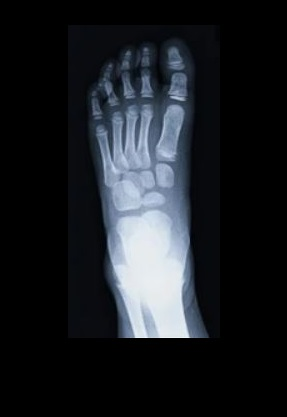
//> input picture Project-Gr-21/foot3.jpg, 287 x 417 px
$ ./GridTransform   (built with g++ and OpenCV 4)
//> lines starting //> are read from the running program, lines starting //| are printed output that depends on the picture; after the words box and inside, x2 and y2 are one past the last pixel; in counts of white or black regions, pixels touching at a corner belong together
#include <opencv2/highgui/highgui.hpp>
#include <opencv2/imgproc/imgproc.hpp>
#include <iostream>
#include<sstream>
#include <cstdlib>
#include <cmath>
#include <vector>
#include <limits>

using namespace std;
using namespace cv;

stringstream ss;

#define BINARY_THRESHOLD 127
RNG rng(12345);

/*encodings :	0: skull
				1: foot
				2: hand
				3: knee
				4: hip
				*/


//sample encodings for grid size 20
//double encodings[5][4] = { { 0.209416,0.290584,0.209416,0.290584},{0.128731, 0.371269, 0.128731, 0.371269},{0.230623,0.269377, 0.230623, 0.269377},{ 0.142714, 0.357286, 0.142714, 0.357286},{0.267559,0.232441, 0.267559, 0.232441} };


//sample encodings for grid size 40
double encodings[5][4] = { {0.221773,0.278227, 0.221773, 0.278227},{ 0.142086, 0.357914, 0.142086, 0.357914},{0.222007, 0.277993, 0.222007, 0.277993},{0.130607,0.369393, 0.130607, 0.369393},{0.263647, 0.236353, 0.263647, 0.236353} };

//freeman code for the input image
double freecode[4] = { 0,0,0,0 };

//calculating freeman code from the object boundary
void freeman(Mat inputImage) {
	int flag = 0;
	int a, b, p = 0, q = 0;
	for (int i = 0; i < inputImage.rows; i++) {
		for (int j = 0; j < inputImage.cols; j++) {
			if (inputImage.at<uchar>(i, j) == 255) {
				flag = 1;
				p = i;
				q = j;
				break;
			}

		}
		if (flag == 1) {
			break;
		}
	}
	a = p;
	b = q;


	int x = 0;
	int flag2;
	int first = 0;
	int last = 0;
	do {
		flag2 = 0;
		if (x == 0) {
			if (last != 2 && q + 1 < inputImage.cols && inputImage.at<uchar>(p, q + 1) == 255) {
				freecode[0]++;
				flag2 = 1;
				q = q + 1;
				last = x;
			}
			else x++;
		}
		if (x == 1) {

			if (last != 3 && p + 1 < inputImage.rows && inputImage.at<uchar>(p + 1, q) == 255) {
				freecode[1]++;
				flag2 = 1;
				p = p + 1;
				last = x;
			}
			else x++;
		}
		if (x == 2) {
			if (last != 0 && q - 1 > -1 && inputImage.at<uchar>(p, q - 1) == 255) {
				freecode[2]++;
				flag2 = 1;
				q = q - 1;
				last = x;
			}
			else x++;
		}
		if (x == 3) {
			if (last != 1 && p - 1 > -1 && inputImage.at<uchar>(p - 1, q) == 255) {
				freecode[3]++;
				flag2 = 1;
				p = p - 1;
				last = x;
			}
			else x = 0;
		}
		if (first == 0 && flag2 == 1) {
			first = 1;
		}
	} while (first == 0 || !(p == a && q == b));

	return;

}


//getting the final object boundary for freeman coding
Mat getShape(Mat inputImage) {
	Mat grid = Mat::zeros(inputImage.rows, inputImage.cols, CV_8UC1);
	int a, b, c, d;
	for (int i = 0; i < grid.rows; i++) {
		a = -1;
		b = -1;
		c = -1;
		d = -1;
		for (int y = 0; y < inputImage.cols; y++) {
			if (inputImage.at<uchar>(i, y) == 255) {
				a = i;
				b = y;
				break;
			}
		}
		if (a != -1) {
			for (int y = inputImage.cols - 1; y > b; y--) {
				if (inputImage.at<uchar>(i, y) == 255) {
					c = i;
					d = y;
					break;
				}
			}
		}
		if (c != -1) {
			cv::line(grid, Point(b, a), Point(d, c), cv::Scalar(255, 255, 255), 1);
		}
	}
	for (int j = 0; j < grid.cols; j++) {
		a = -1;
		b = -1;
		c = -1;
		d = -1;
		for (int x = 0; x < inputImage.rows; x++) {
			if (inputImage.at<uchar>(x, j) == 255) {
				a = x;
				b = j;
				break;
			}
		}
		if (a != -1) {
			for (int x = inputImage.rows - 1; x > a; x--) {
				if (inputImage.at<uchar>(x, j) == 255) {
					c = x;
					d = j;
					break;
				}
			}
		}
		if (c != -1) {
			cv::line(grid, Point(b, a), Point(d, c), cv::Scalar(255, 255, 255), 1);
		}
	}

	return grid;
}


//creating grid using inputImage grid nodes
Mat createGrid(Mat inputImage) {

	int dist = 40;
	Mat transformedImage = Mat::zeros(inputImage.rows, inputImage.cols, CV_8UC3);

	int width = inputImage.size().width;
	int height = inputImage.size().height;

	for (int i = 0; i < height; i += dist)
		cv::line(transformedImage, Point(i, 0), Point(i, width), cv::Scalar(255, 0, 0));

	for (int i = 0; i < width; i += dist)
		cv::line(transformedImage, Point(0, i), Point(height, i), cv::Scalar(255, 0, 0));


	return transformedImage;
}


//getting nearest grid node points from the object boundary
Mat gridTransform(Mat inputImage) {

	Mat outputImage = Mat::zeros(inputImage.rows, inputImage.cols, CV_8UC1);

	int p = 0, q = 0;
	int t = 40;					//grid size
	for (int i = 0; i < inputImage.rows; i++) {
		for (int j = 0; j < inputImage.cols; j++) {
			if (inputImage.at<uchar>(i, j) == 255) {

				p = i;
				q = j;

				p = p + (t / 2);
				p = p - (p % t);


				q = q + (t / 2);
				q = q - (q % t);


				if (p >= inputImage.rows) {
					p = p - t;
				}
				if (q >= inputImage.cols) {
					q = q - t;
				}

				outputImage.at<uchar>(p, q) = 255;

			}
		}
	}
	return outputImage;

}


//3x3 square structure for erosion and dilation
Mat callStructure(Mat inputImage, string flag)
{
	Mat outputImage = inputImage.clone();

	int intensity = 0;
	if (flag == "Dilate")
	{
		intensity = 255;
	}
	else if (flag == "Erode")
	{
		intensity = 0;
	}

	for (int i = 0; i < inputImage.rows; i++)
	{
		for (int j = 0; j < inputImage.cols; j++)
		{
			if (inputImage.at <uchar>(i, j) == intensity)
			{
				outputImage.at<uchar>(i, j) = intensity;
				if (i > 0)
					outputImage.at<uchar>(i - 1, j) = intensity;
				if (j > 0)
					outputImage.at<uchar>(i, j - 1) = intensity;
				if (i > 0 && j > 0)
					outputImage.at<uchar>(i - 1, j - 1) = intensity;
				if ((i + 1) < inputImage.rows)
					outputImage.at<uchar>(i + 1, j) = intensity;
				if ((j + 1) < inputImage.cols)
					outputImage.at<uchar>(i, j + 1) = intensity;
				if ((i + 1) < inputImage.rows && (j + 1) < inputImage.cols)
					outputImage.at<uchar>(i + 1, j + 1) = intensity;
				if (i > 0 && (j + 1) < inputImage.cols)
					outputImage.at<uchar>(i - 1, j + 1) = intensity;
				if ((i + 1) < inputImage.rows && j > 0)
					outputImage.at<uchar>(i + 1, j - 1) = intensity;
			}
		}
	}
	return outputImage;
}


//creating binary image from input image
Mat createBinaryImage(Mat inputimage)
{
	Mat binaryImage = inputimage.clone();

	for (int i = 0; i < inputimage.rows; i++)
	{
		for (int j = 0; j < inputimage.cols; j++)
		{
			if (inputimage.at<uchar>(i, j) >= BINARY_THRESHOLD)
				binaryImage.at<uchar>(i, j) = saturate_cast<uchar>(255);
			else
				binaryImage.at<uchar>(i, j) = saturate_cast<uchar>(0);
		}
	}
	return binaryImage;
}


//reading input image file
Mat readImage(string& fileName, string type)
{

	/*cin >> fileName;*/
	//fileName = "skull1.jpg";
	//fileName = "skull2.jpg";

	cout << "File Selected: " << fileName << endl;
	Mat inputImage = imread(fileName, 0);

	return inputImage;
}

int main() {

	cout << "Classification of X-ray Images Using Grid Approach" << endl;


	//all 25 input image names stored in array
	string inputfiles[25] = { "foot1.jpg","foot2.jpg","foot3.jpg","foot4.jpg","foot5.jpg","hand1.jpg","hand2.jpg","hand3.jpg","hand4.jpg","hand5.jpg","hip1.jpg","hip2.jpg","hip3.jpg","hip4.jpeg","hip5.JPG", "knee1.jpg","knee2.jpg","knee3.jpg","knee4.jpg","knee5.png","skull1.jpg","skull2.jpg","skull3.jpg","skull4.jpg","skull5.jpg" };

	for (int i = 0; i < 25; i++) {
		cout << i+1 << ": " << inputfiles[i] << endl;
	}

	char q;

	do {
		int n;
		cout << "enter file number (1-25) :";
		cin >> n;
//> the answer given: 3


		//reading input image
		string fileName = inputfiles[n - 1];

		Mat inputImage = readImage(fileName, "Input");

		if (inputImage.empty()) {
			cerr << "Error: Loading image" << endl;
			char c = getchar();
			return -1;
		}


		//converting into binary
		Mat binaryImage = createBinaryImage(inputImage);
//> after the loop in createBinaryImage, `for (int i = 0; i < inputimage.rows; i++)`:
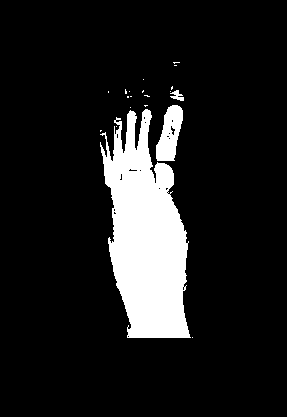
//> binaryImage: 417 rows x 287 cols, CV_8UC1; 11.9% white; 20 white regions (17 under 20 px), largest, box (x1, y1, x2, y2) and area: (100, 109, 191, 338) 13140, (156, 105, 183, 161) 975, (170, 90, 184, 101) 82
		Mat outputImage = binaryImage;

		//smoothing the binary image
		blur(binaryImage, outputImage, Size(3, 3));
//> binaryImage: 417 rows x 287 cols, CV_8UC1; 2.61% of pixels changed, all inside (x1, y1, x2, y2) = (99, 61, 194, 339)

		//getting canny edge
		Mat canny;
		Canny(outputImage, canny, 30, 100);
//> canny: 417 rows x 287 cols, CV_8UC1; 1.2% white in thin lines or dots, all inside (x1, y1, x2, y2) = (99, 60, 194, 339)

		//dilating the canny edge with 9x9 square structuring element
		Mat dilatedImage = canny.clone();
		for (int k = 0; k < 4; k++) {
			dilatedImage = callStructure(canny, "Dilate");
			canny = dilatedImage;
		}
//> dilatedImage: 417 rows x 287 cols, CV_8UC1; 9.4% white; 4 white regions, box (x1, y1, x2, y2) and area: (95, 82, 198, 343) 10816, (169, 56, 185, 71) 221, (137, 73, 149, 85) 139, (103, 86, 114, 98) 132


		//floodfilling the dilated edge from both sides of the image
		Mat im_floodfill = dilatedImage.clone();
		floodFill(im_floodfill, cv::Point(0, 0), Scalar(255));
//> im_floodfill: 417 rows x 287 cols, CV_8UC1; 92.6% white; 6 black regions (1 under 20 px), largest, box (x1, y1, x2, y2) and area: (114, 175, 184, 333) 8204, (108, 147, 146, 183) 404, (160, 143, 172, 156) 115, (161, 168, 169, 183) 90, (136, 97, 140, 107) 29
		floodFill(im_floodfill, cv::Point(im_floodfill.cols - 1, 0), Scalar(255));

		// Inverting the floodfilled image
		Mat im_floodfill_inv;

		bitwise_not(im_floodfill, im_floodfill_inv);


		// Combining the two images to get the foreground.

		Mat im_out = (dilatedImage | im_floodfill_inv);


		// eroding the foreground using 9x9 square structuring element
		Mat erodedImage = im_out.clone();
		for (int k = 0; k < 4; k++) {
			erodedImage = callStructure(erodedImage, "Erode");
		}
//> erodedImage: 417 rows x 287 cols, CV_8UC1; 13.4% white; 4 white regions (2 under 20 px), largest, box (x1, y1, x2, y2) and area: (99, 86, 194, 339) 16021, (173, 60, 181, 67) 37

		//Canny edge of eroded foreground
		Mat canny2;
		Canny(erodedImage, canny2, 30, 100);
//> canny2: 417 rows x 287 cols, CV_8UC1; 0.68% white in thin lines or dots, all inside (x1, y1, x2, y2) = (98, 60, 194, 339)
		canny2 = callStructure(canny2, "Dilate");
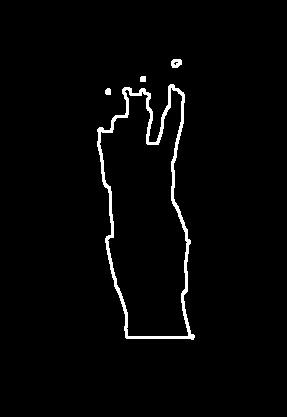
//> canny2: 417 rows x 287 cols, CV_8UC1; 2.3% white; 4 white regions, box (x1, y1, x2, y2) and area: (97, 84, 195, 340) 2559, (171, 59, 182, 68) 78, (105, 88, 111, 95) 37, (140, 76, 146, 82) 35

		//getting the grid nodes from canny edge
		Mat transformedImage = Mat::zeros(canny2.rows, canny2.cols, CV_8UC1);

		transformedImage = gridTransform(canny2);
//> the loop in gridTransform, `for (int i = 0; i < inputImage.rows; i++)` made 417 passes
//> (p, q) on passes 1 to 3: (0, 0), (0, 0), (0, 0)
//> after the loop in gridTransform, `for (int i = 0; i < inputImage.rows; i++)`:
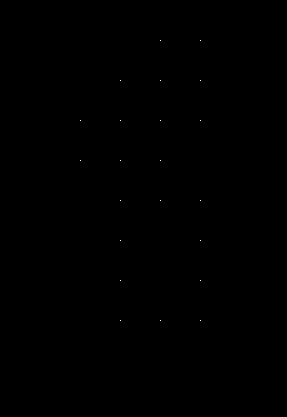
//> outputImage: 417 rows x 287 cols, CV_8UC1; 0.02% white in thin lines or dots, all inside (x1, y1, x2, y2) = (80, 40, 201, 321)
//> after the loop in gridTransform, `for (int i = 0; i < inputImage.rows; i++)`: p = 320; q = 200

		//finding the first 255 pixel
		Mat gridImage = transformedImage.clone();
		int i = 0, j = 0;
		int flag = 0;
		for (i = 0; i < gridImage.rows; i++) {
			for (j = 0; j < gridImage.cols; j++) {
				if (gridImage.at<uchar>(i, j) == 255) {
					flag = 1;
					break;
				}
			}
			if (flag == 1) break;
		}
//> this loop made 41 passes
//> flag on passes 1 to 12: 0, 0, 0, 0, 0, 0, 0, 0, 0, 0, 0, 0
//> after the loop, flag = 1

		//joining grid nodes to get the grid transformed object boundary
		Mat output = getShape(transformedImage);
//> the loop in getShape, `for (int i = 0; i < grid.rows; i++)` made 417 passes
//> (a, b, d) on pass 41: (40, 160, 200)
//> d on passes 81, 121, 161, 201, 241, 281: 200, 200, 160, 200, 200, 200
//> after the loop in getShape, `for (int i = 0; i < grid.rows; i++)`:
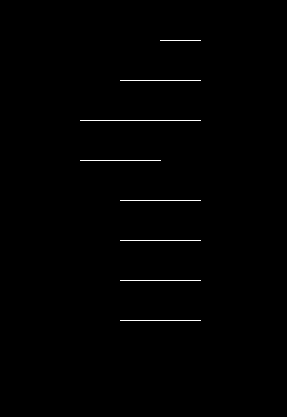
//> grid: 417 rows x 287 cols, CV_8UC1; 0.54% white in thin lines or dots, all inside (x1, y1, x2, y2) = (80, 40, 201, 321)
//> after the loop in getShape, `for (int i = 0; i < grid.rows; i++)`: a = -1
//> the loop in getShape, `for (int j = 0; j < grid.cols; j++)` made 287 passes
//> c on passes 81, 121, 161, 201: 160, 320, 320, 320
//> after the loop in getShape, `for (int j = 0; j < grid.cols; j++)`:
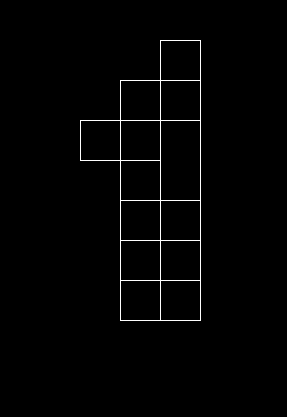
//> grid: 417 rows x 287 cols, CV_8UC1; 1.2% white in thin lines or dots, all inside (x1, y1, x2, y2) = (80, 40, 201, 321)

		Mat im_floodfill2 = output.clone();
		floodFill(im_floodfill2, cv::Point(0, 0), Scalar(255));
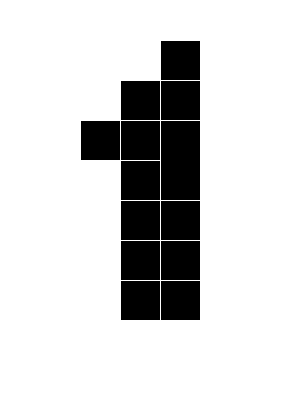
//> im_floodfill2: 417 rows x 287 cols, CV_8UC1; 82.2% white; 13 black regions, largest, box (x1, y1, x2, y2) and area: (161, 121, 200, 200) 3081, (161, 41, 200, 80) 1521, (121, 81, 160, 120) 1521
		floodFill(im_floodfill2, cv::Point(im_floodfill2.cols - 1, 0), Scalar(255));

		// Invert floodfilled image
		Mat im_floodfill_inv2;

		bitwise_not(im_floodfill2, im_floodfill_inv2);


		// Combine the two images to get the foreground.

		Mat im_out2 = (output | im_floodfill_inv2);
//> im_out2: 417 rows x 287 cols, CV_8UC1; 19.1% white; 1 white region, box (x1, y1, x2, y2) and area: (80, 40, 201, 321) 22801
		im_out2 = callStructure(im_out2, "Erode");
//> im_out2: 417 rows x 287 cols, CV_8UC1; 18.4% white; 1 white region, box (x1, y1, x2, y2) and area: (81, 41, 200, 320) 22001


		//getting the final transformed edge
		Mat edge_image, eroded_image;
		cv::erode(im_out2, eroded_image, cv::Mat());
//> eroded_image: 417 rows x 287 cols, CV_8UC1; 17.7% white; 1 white region, box (x1, y1, x2, y2) and area: (82, 42, 199, 319) 21209

		edge_image = im_out2 - eroded_image;
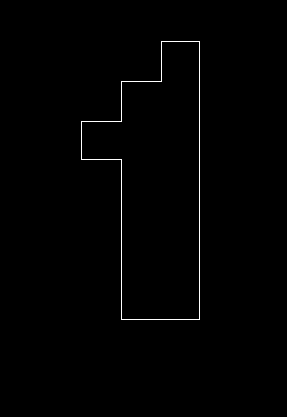
//> edge_image: 417 rows x 287 cols, CV_8UC1; 0.66% white in thin lines or dots, all inside (x1, y1, x2, y2) = (81, 41, 200, 320)


		//calculating 4 dimensional freeman code
		freeman(edge_image);
//> the loop in freeman, `for (int i = 0; i < inputImage.rows; i++)` made 42 passes
//> (flag, p, q) on passes 1 to 12: (0, 0, 0), (0, 0, 0), (0, 0, 0), (0, 0, 0), (0, 0, 0), (0, 0, 0), (0, 0, 0), (0, 0, 0), (0, 0, 0), (0, 0, 0), (0, 0, 0), (0, 0, 0)
//> after the loop in freeman, `for (int i = 0; i < inputImage.rows; i++)`: flag = 1; p = 41; q = 161
//> in freeman, `a = p;`: a = 41
//> in freeman, `b = q;`: b = 161
//> the loop in freeman, `do` made 795 passes

		//converting into direction probability
		double sum = freecode[0] + freecode[1] + freecode[2] + freecode[3];

		for (int i = 0; i < 4; i++) {
			freecode[i] /= sum;
		}

		//displaying normalised freeman code
		cout << "freeman code : " << freecode[0] << " " << freecode[1] << " " << freecode[2] << " " << freecode[3] << endl;
//| freeman code : 0.14899 0.35101 0.14899 0.35101


		namedWindow("Input Image", WINDOW_NORMAL);
		resizeWindow("Input Image", 600, 600);
		imshow("Input Image", inputImage);

		namedWindow("binaryImage", WINDOW_NORMAL);
		resizeWindow("binaryImage", 600, 600);
		imshow("binaryImage", outputImage);

		namedWindow("Canny Edge", WINDOW_NORMAL);
		resizeWindow("Canny Edge", 600, 600);
		imshow("Canny Edge", canny);

		namedWindow("Dilated Image", WINDOW_NORMAL);
		resizeWindow("Dilated Image", 600, 600);
		imshow("Dilated Image", dilatedImage);

		namedWindow("Floodfilled Image", WINDOW_NORMAL);
		namedWindow("Inverted Floodfilled Image", WINDOW_NORMAL);
		namedWindow("Foreground", WINDOW_NORMAL);

		resizeWindow("Floodfilled Image", 600, 600);
		resizeWindow("Inverted Floodfilled Image", 600, 600);
		resizeWindow("Foreground", 600, 600);

		imshow("Floodfilled Image", im_floodfill);
		imshow("Inverted Floodfilled Image", im_floodfill_inv);
		imshow("Foreground", im_out);

		namedWindow("Eroded Image", WINDOW_NORMAL);
		resizeWindow("Eroded Image", 600, 600);
		imshow("Eroded Image", erodedImage);

		namedWindow("Canny Edge 2", WINDOW_NORMAL);
		resizeWindow("Canny Edge 2", 600, 600);
		imshow("Canny Edge 2", canny2);

		namedWindow("Transform", WINDOW_NORMAL);
		resizeWindow("Transform", 600, 600);
		imshow("Transform", transformedImage);

		namedWindow("Grid Output", WINDOW_NORMAL);
		resizeWindow("Grid Output", 600, 600);
		imshow("Grid Output", output);

		namedWindow("Floodfilled Image 2", WINDOW_NORMAL);
		namedWindow("Inverted Floodfilled Image 2", WINDOW_NORMAL);
		namedWindow("Foreground 2", WINDOW_NORMAL);

		resizeWindow("Floodfilled Image 2", 600, 600);
		resizeWindow("Inverted Floodfilled Image 2", 600, 600);
		resizeWindow("Foreground 2", 600, 600);

		imshow("Floodfilled Image 2", im_floodfill2);
		imshow("Inverted Floodfilled Image 2", im_floodfill_inv2);
		imshow("Foreground 2", im_out2);

		namedWindow("Edge", WINDOW_NORMAL);
		resizeWindow("Edge", 600, 600);
		imshow("Edge", edge_image);

		waitKey();
		cout << "continue? (y/n):";
		cin >> q;
//> the answer given: n
	}while (q == 'y');

	return 0;

}
